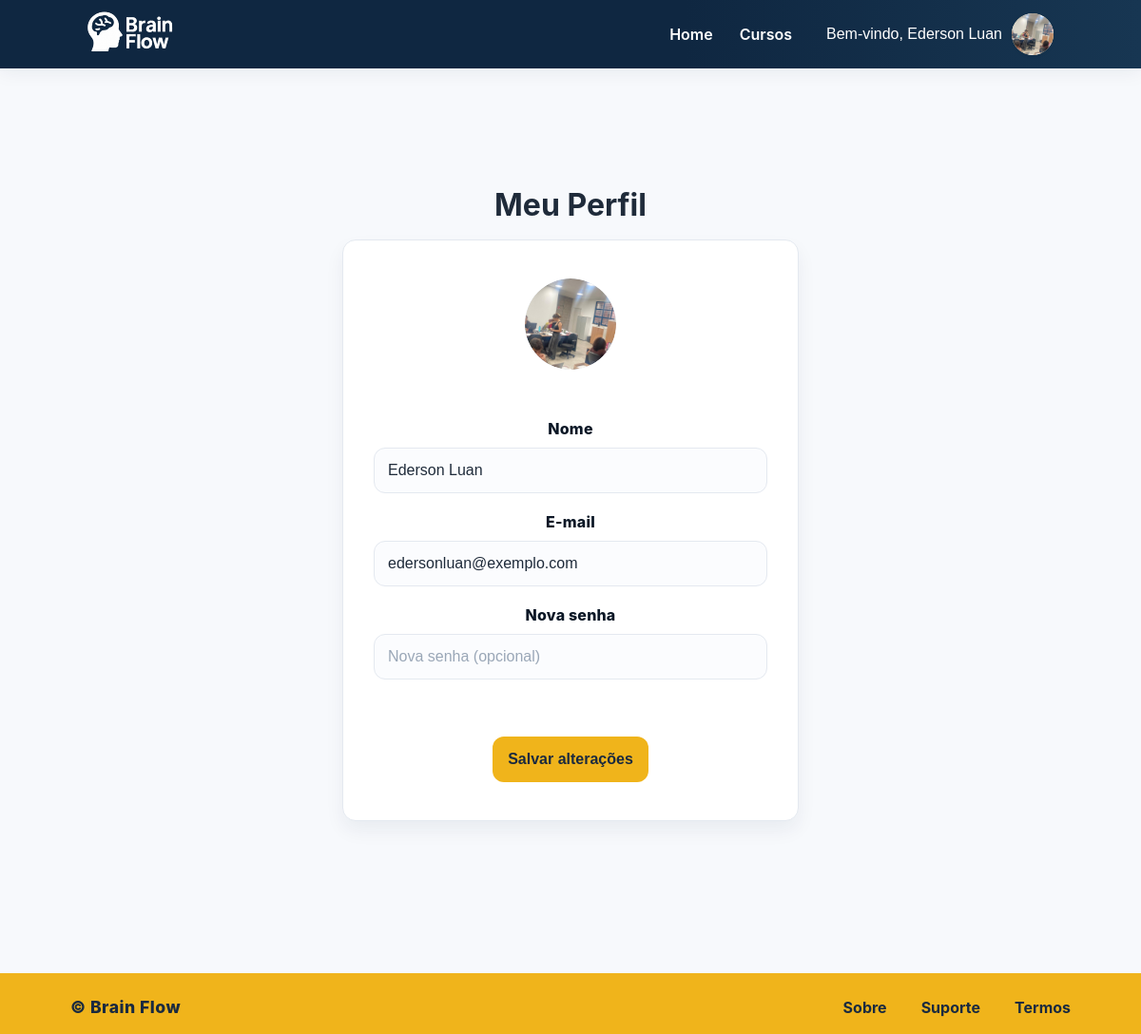
Screenshot of /perfil (signed in) with the database file from the repository.
### tables this page shows
CREATE TABLE usuarios (
    id INTEGER PRIMARY KEY AUTOINCREMENT,
    nome TEXT NOT NULL,
    email TEXT UNIQUE NOT NULL
, foto TEXT, tag TEXT);

### app.py (the view, shortened to what this page needs)
@app.route('/perfil', methods=['GET', 'POST'])
def perfil():
    nome = session.get('usuario')
    if not nome:
        return redirect(url_for('login'))
    conn = get_db()
    cursor = conn.cursor()
    cursor.execute('SELECT * FROM usuarios WHERE nome = ?', (nome,))
    usuario = cursor.fetchone()
    cursos_assistindo = []
    if usuario:
        cursor.execute('''
            SELECT c.* , p.progresso, p.ultima_atividade
            FROM progresso_usuario p
            JOIN cursos c ON c.id = p.curso_id
            WHERE p.usuario_id = ?
            ORDER BY p.ultima_atividade DESC
            LIMIT 4
        ''', (usuario['id'],))
        cursos_assistindo = cursor.fetchall()
    conn.close()
    if not usuario:
        return redirect(url_for('login'))
    return render_template('perfil.html', usuario=usuario, cursos_assistindo=cursos_assistindo)

### app.py (called while the page is built)
def get_db():
    conn = sqlite3.connect(DB_PATH)
    conn.row_factory = sqlite3.Row
    return conn

### templates/perfil.html (shortened to what this page needs)
{% extends 'base.html' %}
{% block content %}
<main class="page">
  <div class="grid" style="max-width: 480px; margin: 0 auto;">
    <h1 class="section-title" style="text-align:center;">Meu Perfil</h1>
    <form class="card" method="post" enctype="multipart/form-data" style="display:flex; flex-direction:column; align-items:center; gap:24px; padding:40px 32px;">
      <label for="foto" class="avatar" style="width:96px; height:96px; border-radius:50%; background:#e4e9f0; display:flex; align-items:center; justify-content:center; font-size:40px; font-weight:900; color:#0f2741; margin-bottom:8px; cursor:pointer; overflow:hidden;">
        <img src="{{ usuario['foto'] if usuario and usuario['foto'] else url_for('static', filename='images/perfil_padrao.svg') }}" alt="Foto de perfil" style="width:96px; height:96px; object-fit:cover; border-radius:50%;">
      </label>
      <div style="text-align:center; width:100%;">
        <div class="form-row">
          <label for="nome">Nome</label>
          <input id="nome" name="nome" type="text" value="{{ usuario['nome'] }}" required style="width:100%;">
        </div>
        <div class="form-row">
          <label for="email">E-mail</label>
          <input id="email" name="email" type="email" value="{{ usuario['email'] }}" required style="width:100%;">
        </div>
        <div class="form-row">
          <label for="senha">Nova senha</label>
          <input id="senha" name="senha" type="password" placeholder="Nova senha (opcional)" style="width:100%;">
        </div>
      </div>
      <button class="btn primary" style="margin-top:18px; min-width:160px;">Salvar alterações</button>
    </form>
  </div>
</main>
{% endblock %}

### templates/base.html (shortened to what this page needs)
<!DOCTYPE html>
<html lang="pt-br">
<head>
    <link rel="stylesheet" href="{{ url_for('static', filename='style.css') }}" />
    <link rel="stylesheet" href="{{ url_for('static', filename='darkmode.css') }}" />
</head>
<body{% block bodyclass %}{% endblock %}>
    <header class="nav">
        <div class="wrap">
            <div class="brand">
                <img src="{{ url_for('static', filename='images/logo_branco.svg') }}" width="128" height="128" alt="Brain Flow">
            </div>
            <nav class="menu">
                <a href="{{ url_for('index') }}">Home</a>
                <a href="{{ url_for('cursos') }}">Cursos</a>
                {% if usuario %}
                    <div class="user-dropdown">
                                                <button class="user-btn" onclick="toggleUserMenu(event)" style="display:flex;align-items:center;gap:10px;">
                                                    <span>Bem-vindo, {% if usuario['nome'] is defined %}{{ usuario['nome'] }}{% else %}{{ usuario }}{% endif %}</span>
                                                    <img src="{{ usuario['foto'] if usuario and usuario['foto'] else url_for('static', filename='images/perfil_padrao.svg') }}" alt="Foto de perfil" style="width:44px;height:44px;border-radius:50%;background:#fff2c7;object-fit:cover;box-shadow:0 1px 4px #0001;">
                                                </button>
                    </div>
                {% else %}
                    <a href="{{ url_for('login') }}">Login</a>
                    <a class="signup" href="{{ url_for('cadastro') }}">Cadastro</a>
                {% endif %}
            </nav>
        </div>
    </header>
    <main class="page">
        {% block content %}{% endblock %}
    </main>
    <footer class="footer">
        <div class="wrap footer-inner" style="display:flex; align-items:center; justify-content:space-between; min-height:56px;">
            <span style="font-weight:800; font-size:1.1rem; letter-spacing:.5px;">© Brain Flow</span>
            <nav class="footer-nav" style="display:flex; gap:18px;">
                <a href="#">Sobre</a>
                <a href="#">Suporte</a>
                <a href="#">Termos</a>
            </nav>
        </div>
    </footer>
</body>
</html>

### static/style.css (style rules this page uses)
html, body { height: 100%; }
body { min-height: 100vh; display: flex; flex-direction: column; }
.page { flex: 1 0 auto; }
.footer { flex-shrink: 0; }
.footer a { color: #1a2a3f; font-weight: 700; text-decoration: none; margin-right: 18px; }
.footer a:last-child { margin-right: 0; }
.user-dropdown { position: relative; display: inline-block; }
.user-btn { background: none; border: none; color: #fff; font-weight: 400; font-size: 16px; cursor: pointer; padding: 0 8px; }
.user-btn:after { content: ''; }
:root { --navy:#0f2741; --navy-600:#173652; --ink:#0b1726; --text:#1f2b3a; --muted:#6b7a90; --line:#e4e9f0; --bg:#f7f9fc; --white:#ffffff; --accent:#f0b41b; --accent-600:#d59f14; --radius:14px; --shadow:0 10px 20px rgba(15,39,65,.06); }
* { box-sizing:border-box }
html { height:100%; zoom: 1; -webkit-text-size-adjust: 100%; -ms-text-size-adjust: 100%; font-size: 16px; overflow-y: scroll; }
body { margin:0; font:16px/1.5 'Inter', system-ui,-apple-system,Segoe UI,Roboto; color:var(--text); background:var(--bg); min-height:100%; display:flex; flex-direction:column; zoom: 1; transform: scale(1); transform-origin: 0 0; }
.nav { background: linear-gradient(90deg, #0f2741 60%, #173652 100%); color: var(--white); height: 72px; display: flex; align-items: center; position: sticky; top: 0; z-index: 1000; overflow: visible; transition: all 0.3s ease; box-shadow: 0 2px 20px rgba(15, 39, 65, 0.08); }
.nav { position: relative; }
.wrap { max-width:1100px; margin:0 auto; padding:0 24px; width:100%; position: relative; z-index: 2 }
.nav .wrap { display:flex; justify-content:space-between; align-items:center }
.brand { display:flex; align-items:center; gap:12px; font-weight:700; font-size:22px; color:var(--white); position: relative; z-index: 3 }
.brand img { display:block }
.menu { display:flex; gap:28px; align-items:center; position: relative; z-index: 3 }
.menu a { color:#fff; text-decoration:none; font-weight:600; transition: all 0.3s ease }
main { flex:1 }
.page { padding:40px 24px 80px }
.grid { max-width:1100px; margin:0 auto }
h1 { font-size:40px; margin:16px 0 8px }
.section-title { font-size:32px; margin:40px 0 12px }
.card { background:linear-gradient(0deg,#fff,#fff),var(--white); border:1px solid var(--line); border-radius:var(--radius); box-shadow:var(--shadow); padding:22px; max-width:760px; }
.form-row { display:grid; gap:8px; margin:18px 0 }
.form-row label { font-weight:800; color:var(--ink); letter-spacing:.2px }
input[type=email], input[type=password], input[type=text], input[type=url], input[type=number], select, textarea, .search { width:100%; height:48px; padding:0 14px; border:1px solid var(--line); border-radius:12px; background:#fbfcfe; color:var(--text); font-size:16px; line-height:1.2; }
input::placeholder, .search::placeholder, textarea::placeholder { color:#9aa7b7 }
.btn, a.btn { display:inline-flex; align-items:center; justify-content:center; gap:8px; height:48px; padding:0 16px; border:0; border-radius:12px; font-weight:800; font-size:16px; cursor:pointer; text-decoration:none; transition: all 0.3s ease; position: relative; overflow: hidden; }
.btn.primary { background:var(--accent); color:#1a2a3f }

### rows the page displays
usuarios: nome "Ederson Luan", foto (picture), email "edersonluan@exemplo.com"
